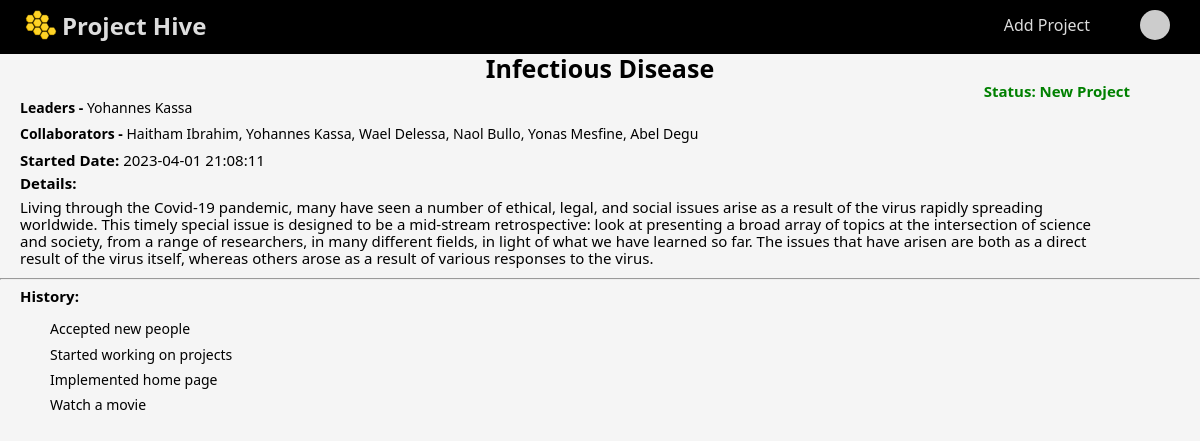
/details/1 (signed in), run on the app's committed database.
### website/models.py (models this page shows)
class Project(db.Model):
    id = db.Column(db.Integer, primary_key=True)
    title = db.Column(db.String(500), nullable=False)
    start_date = db.Column(db.DateTime(timezone=True), default=func.now(), nullable=False)
    description = db.Column(db.String(5000), unique=True, nullable=False)
    status = db.Column(db.String(500), default="New Project")
    leaders = db.relationship('User', secondary='leader', backref='projects')

### website/views.py (the view)
@views.route("/details/<int:id>")
@login_required
def details(id):
    project = Project.query.filter_by(id=id).first()
    collaborators = Collaborator.query.filter_by(project_id=id).all()
    leaders = Leader.query.filter_by(project_id=id).all()
    leader_ids = [
        leader.user_id for leader in leaders
    ]  # Extract the 'user_id' attribute for each Leader object
    collaborator_ids = [collaborator.user_id for collaborator in collaborators]
    users = User.query.filter(User.id.in_(leader_ids)).all()
    collaborator_for_project = User.query.filter(User.id.in_(collaborator_ids)).all()
    if project:
        project_title = project.title
        project_status = project.status
        project_start_date = project.start_date
        project_description = project.description
        if collaborators:
            collaborator_names = ", ".join(
                [
                    user.first_name + " " + user.last_name
                    for user in collaborator_for_project
                ]
            )
        else:
            collaborator_names = ""
        if leaders:
            leader_names = ", ".join(
                [user.first_name + " " + user.last_name for user in users]
            )
        else:
            leader_names = ""
        details = {}
        details["title"] = project_title
        details["status"] = project_status
        details["start_date"] = project_start_date
        details["title"] = project_title
        details["description"] = project_description
        details["collaborator_names"] = collaborator_names
        details["leader_names"] = leader_names
        return render_template("detail.html", user=current_user, details=details)
    return render_template("detail.html", user=current_user)

### website/__init__.py (called while the page is built)
def create_app():
    app = Flask(__name__)
    app.config["TEMPLATES_AUTO_RELOAD"] = True
    app.config['SQLALCHEMY_DATABASE_URI'] = f'sqlite:///{DB_NAME}'
    app.config['SECRET_KEY'] = "dsaljf;ldsakjf;lkdsjf,cmlkjlkwqjfoijlsad;"
    app.config['LOGIN_MESSAGE'] = 'Please log in to continue.'
    db.init_app(app)
    from website.views import views
    from website.auth import auth
    app.register_blueprint(views, url_prefix="/")
    app.register_blueprint(auth, url_prefix="/")
    from website import models
    from website.models import User
    create_database(app)
    login_manager = LoginManager()
    login_manager.login_view = 'auth.login'
    login_manager.login_message = 'Please log in to continue.' # set the custom login message
    login_manager.init_app(app)
    @login_manager.user_loader
    def load_user(id):
        return User.query.get(int(id))
    return app

### website/templates/detail.html
{% extends "base.html" %} {% block title %} Detail {% endblock %} {% block main%}
    <div class="Detail">
        <div class="title_Detail"> {{ details.title }}</div>
        <div class="status_Detail"> Status: {{ details.status }}</div>
        <div class="leaders_Detail"> <b>Leaders -</b> {{ details.leader_names }}</div>
        {% if details.collaborator_names %}
            <div class="teams_Detail"> <b>Collaborators -</b> {{ details.collaborator_names }}</div>
        {% endif %}
        <div class="started_date_Detail"><b>Started Date:</b> {{ details.start_date }}</div>
        <div class="just_Details">Details:</div>
        <div class="description_Detail">
           {{ details.description }}
        </div>
        <hr>
        <div class="just_History_Detail">History: </div>
        <div class="history_Detail">
            <ul>
                <li>Accepted new people</li>
                <li>Started working on projects</li>
                <li>Implemented home page</li>
                <li>Watch a movie</li>
            </ul>
        </div>
    </div>
    {% endblock %}
    {% set active = 'detail' %}

### website/static/css/main.css (style rules this page uses)
:root { --color-primary: #0d6efd; --color-primary-darker: #0e52b7; }
*, *::after, *::before { box-sizing: border-box; }
html { font-size: 62.5%; min-height: 100%; }
html, body { height: 100%; margin: 0; }
body { background-color: #f5f5f5; min-height: 100%; margin-bottom: -5rem; }
.title_Detail { font-size: 2.5rem; text-align: center; font-weight: bold; }
.status_Detail { text-align: end; font-weight: bold; color: green; font-size: 1.5rem; margin-right: 7rem; }
.leaders_Detail { margin-left: 2rem; font-size: 1.4rem; margin-bottom: 0.7em; }
.teams_Detail { margin-left: 2rem; font-size: 1.4rem; margin-bottom: 0.7em; }
.just_Details { margin-left: 2rem; font-weight: bold; font-size: 1.5rem; margin-bottom: 0.4em; }
.description_Detail { margin-left: 2rem; margin-right: 9rem; font-size: 1.5rem; margin-bottom: 0.7em; }
.just_History_Detail { margin-left: 2rem; font-weight: bold; font-size: 1.5rem; margin-bottom: 0.4em; }
.history_Detail li { list-style: none; margin-left: 1rem; font-size: 1.4rem; margin-bottom: 0.9rem; }
.started_date_Detail { margin-left: 2rem; font-size: 1.5rem; margin-bottom: 0.4em; }

### data on the page
Project: title "Infectious Disease", status "New Project", start_date "2023-04-01 21:08:11", description "Living through the Covid-19 pandemic, many have seen a number of ethical, legal, and social issues arise as a result of the virus rapidly spreading worldwide. This timely special issue is designed to be a mid-stream retrospective: look at presenting a broad array of topics at the intersection of science and society, from a range of researchers, in many different fields, in light of what we have learned so far. The issues that have arisen are both as a direct result of the virus itself, whereas others arose as a result of various responses to the virus."

### other printed values
{{ details.leader_names }} "Yohannes Kassa"
{{ details.collaborator_names }} "Haitham Ibrahim, Yohannes Kassa, Wael Delessa, Naol Bullo, Yonas Mesfine, Abel Degu"
